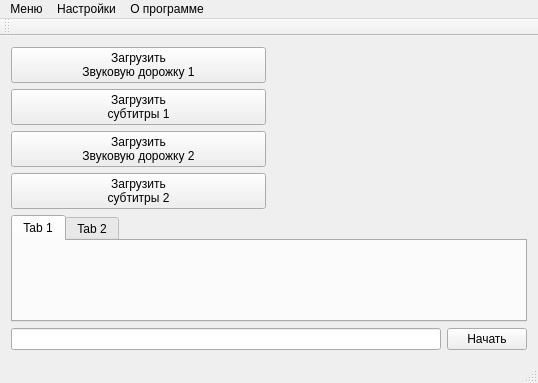
<?xml version="1.0" encoding="UTF-8"?>
<ui version="4.0">
 <class>MainWindow</class>
 <widget class="QMainWindow" name="MainWindow">
  <property name="geometry">
   <rect>
    <x>0</x>
    <y>0</y>
    <width>538</width>
    <height>383</height>
   </rect>
  </property>
  <property name="cursor">
   <cursorShape>ArrowCursor</cursorShape>
  </property>
  <property name="windowTitle">
   <string>MainWindow</string>
  </property>
  <widget class="QWidget" name="centralWidget">
   <layout class="QGridLayout" name="gridLayout_2">
    <item row="0" column="0" colspan="2">
     <layout class="QGridLayout" name="gridLayout">
      <item row="0" column="0">
       <widget class="QPushButton" name="pushButton_track_1">
        <property name="sizePolicy">
         <sizepolicy hsizetype="Minimum" vsizetype="Expanding">
          <horstretch>0</horstretch>
          <verstretch>0</verstretch>
         </sizepolicy>
        </property>
        <property name="minimumSize">
         <size>
          <width>150</width>
          <height>0</height>
         </size>
        </property>
        <property name="text">
         <string>Загрузить 
Звуковую дорожку 1</string>
        </property>
       </widget>
      </item>
      <item row="0" column="1" rowspan="2">
       <widget class="QLabel" name="label_pixWave_1">
        <property name="sizePolicy">
         <sizepolicy hsizetype="Preferred" vsizetype="Preferred">
          <horstretch>0</horstretch>
          <verstretch>0</verstretch>
         </sizepolicy>
        </property>
        <property name="text">
         <string/>
        </property>
       </widget>
      </item>
      <item row="1" column="0">
       <widget class="QPushButton" name="pushButton_subtitles_1">
        <property name="sizePolicy">
         <sizepolicy hsizetype="Minimum" vsizetype="Expanding">
          <horstretch>0</horstretch>
          <verstretch>0</verstretch>
         </sizepolicy>
        </property>
        <property name="minimumSize">
         <size>
          <width>150</width>
          <height>0</height>
         </size>
        </property>
        <property name="text">
         <string>Загрузить 
субтитры 1</string>
        </property>
       </widget>
      </item>
      <item row="2" column="0">
       <widget class="QPushButton" name="pushButton_track_2">
        <property name="sizePolicy">
         <sizepolicy hsizetype="Minimum" vsizetype="Expanding">
          <horstretch>0</horstretch>
          <verstretch>0</verstretch>
         </sizepolicy>
        </property>
        <property name="minimumSize">
         <size>
          <width>150</width>
          <height>0</height>
         </size>
        </property>
        <property name="text">
         <string>Загрузить 
Звуковую дорожку 2</string>
        </property>
       </widget>
      </item>
      <item row="2" column="1" rowspan="2">
       <widget class="QLabel" name="label_pixWave_2">
        <property name="sizePolicy">
         <sizepolicy hsizetype="Preferred" vsizetype="Preferred">
          <horstretch>0</horstretch>
          <verstretch>0</verstretch>
         </sizepolicy>
        </property>
        <property name="text">
         <string/>
        </property>
       </widget>
      </item>
      <item row="3" column="0">
       <widget class="QPushButton" name="pushButton_subtitles_2">
        <property name="sizePolicy">
         <sizepolicy hsizetype="Minimum" vsizetype="Expanding">
          <horstretch>0</horstretch>
          <verstretch>0</verstretch>
         </sizepolicy>
        </property>
        <property name="minimumSize">
         <size>
          <width>150</width>
          <height>0</height>
         </size>
        </property>
        <property name="text">
         <string>Загрузить 
субтитры 2</string>
        </property>
       </widget>
      </item>
     </layout>
    </item>
    <item row="1" column="0" colspan="2">
     <widget class="QTabWidget" name="tabWidget">
      <property name="sizePolicy">
       <sizepolicy hsizetype="Expanding" vsizetype="Expanding">
        <horstretch>0</horstretch>
        <verstretch>0</verstretch>
       </sizepolicy>
      </property>
      <property name="currentIndex">
       <number>0</number>
      </property>
      <property name="usesScrollButtons">
       <bool>true</bool>
      </property>
      <property name="documentMode">
       <bool>false</bool>
      </property>
      <property name="tabsClosable">
       <bool>false</bool>
      </property>
      <property name="movable">
       <bool>false</bool>
      </property>
      <property name="tabBarAutoHide">
       <bool>false</bool>
      </property>
      <widget class="QWidget" name="tab">
       <attribute name="title">
        <string>Tab 1</string>
       </attribute>
      </widget>
      <widget class="QWidget" name="tab_2">
       <attribute name="title">
        <string>Tab 2</string>
       </attribute>
      </widget>
     </widget>
    </item>
    <item row="2" column="0">
     <widget class="QLineEdit" name="lineEdit_save_path">
      <property name="readOnly">
       <bool>true</bool>
      </property>
     </widget>
    </item>
    <item row="2" column="1">
     <widget class="QPushButton" name="pushButton_begin">
      <property name="text">
       <string>Начать</string>
      </property>
     </widget>
    </item>
   </layout>
  </widget>
  <widget class="QMenuBar" name="menuBar">
   <property name="geometry">
    <rect>
     <x>0</x>
     <y>0</y>
     <width>538</width>
     <height>21</height>
    </rect>
   </property>
   <widget class="QMenu" name="menu">
    <property name="title">
     <string>Меню</string>
    </property>
    <addaction name="action_buttonLottery"/>
    <addaction name="separator"/>
    <addaction name="action_exit"/>
   </widget>
   <widget class="QMenu" name="menu_2">
    <property name="title">
     <string>Настройки</string>
    </property>
    <widget class="QMenu" name="menu_subtitles">
     <property name="title">
      <string>Субтитры</string>
     </property>
     <addaction name="action_BaseSubtitles_1"/>
     <addaction name="action_BaseSubtitles_2"/>
    </widget>
    <addaction name="menu_subtitles"/>
    <addaction name="action_count_phrases"/>
    <addaction name="action_Fade"/>
    <addaction name="action_timeCut"/>
    <addaction name="separator"/>
    <addaction name="action_outputDirectory"/>
    <addaction name="separator"/>
    <addaction name="action_administration"/>
   </widget>
   <widget class="QMenu" name="menu_3">
    <property name="title">
     <string>О программе</string>
    </property>
    <addaction name="action_help"/>
    <addaction name="action_developer"/>
    <addaction name="action_AboutQt"/>
   </widget>
   <addaction name="menu"/>
   <addaction name="menu_2"/>
   <addaction name="menu_3"/>
  </widget>
  <widget class="QToolBar" name="mainToolBar">
   <attribute name="toolBarArea">
    <enum>TopToolBarArea</enum>
   </attribute>
   <attribute name="toolBarBreak">
    <bool>false</bool>
   </attribute>
  </widget>
  <widget class="QStatusBar" name="statusBar"/>
  <action name="action_BaseSubtitles_1">
   <property name="checkable">
    <bool>true</bool>
   </property>
   <property name="checked">
    <bool>true</bool>
   </property>
   <property name="enabled">
    <bool>true</bool>
   </property>
   <property name="text">
    <string>Опора на Субтитры 1</string>
   </property>
   <property name="visible">
    <bool>true</bool>
   </property>
  </action>
  <action name="action_BaseSubtitles_2">
   <property name="checkable">
    <bool>true</bool>
   </property>
   <property name="enabled">
    <bool>true</bool>
   </property>
   <property name="text">
    <string>Опора на Субтитры 2</string>
   </property>
  </action>
  <action name="action_count_phrases">
   <property name="text">
    <string>Количество фраз</string>
   </property>
  </action>
  <action name="action_buttonLottery">
   <property name="text">
    <string>Кнопка Лотерея</string>
   </property>
  </action>
  <action name="action_Fade">
   <property name="text">
    <string>Затухание</string>
   </property>
  </action>
  <action name="action_timeCut">
   <property name="text">
    <string>Время отрезка</string>
   </property>
  </action>
  <action name="action_outputDirectory">
   <property name="text">
    <string>Выходной каталог</string>
   </property>
  </action>
  <action name="action_help">
   <property name="text">
    <string>Помощь</string>
   </property>
  </action>
  <action name="action_developer">
   <property name="text">
    <string>Разработчик</string>
   </property>
  </action>
  <action name="action_AboutQt">
   <property name="text">
    <string>AboutQt</string>
   </property>
  </action>
  <action name="action_administration">
   <property name="text">
    <string>Администрация</string>
   </property>
  </action>
  <action name="action_exit">
   <property name="text">
    <string>Выход</string>
   </property>
  </action>
 </widget>
 <layoutdefault spacing="6" margin="11"/>
 <resources/>
 <connections/>
</ui>
